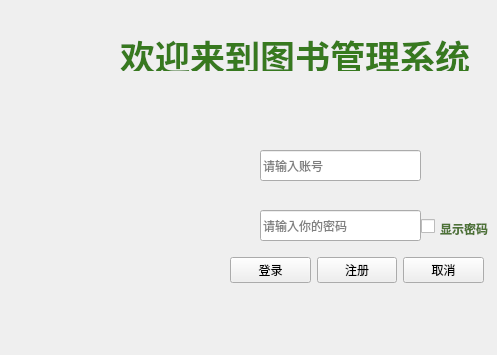
<?xml version="1.0" encoding="UTF-8"?>
<ui version="4.0">
 <class>Widget</class>
 <widget class="QWidget" name="Widget">
  <property name="geometry">
   <rect>
    <x>0</x>
    <y>0</y>
    <width>497</width>
    <height>355</height>
   </rect>
  </property>
  <property name="minimumSize">
   <size>
    <width>400</width>
    <height>300</height>
   </size>
  </property>
  <property name="maximumSize">
   <size>
    <width>10000</width>
    <height>10000</height>
   </size>
  </property>
  <property name="windowTitle">
   <string>Widget</string>
  </property>
  <property name="windowIcon">
   <iconset resource="res.qrc">
    <normaloff>:/Book.png</normaloff>:/Book.png</iconset>
  </property>
  <widget class="QLabel" name="label">
   <property name="geometry">
    <rect>
     <x>120</x>
     <y>30</y>
     <width>361</width>
     <height>41</height>
    </rect>
   </property>
   <property name="font">
    <font>
     <family>方正粗黑宋简体</family>
     <pointsize>16</pointsize>
    </font>
   </property>
   <property name="mouseTracking">
    <bool>true</bool>
   </property>
   <property name="styleSheet">
    <string notr="true">欢迎来到图书管理系统
rgb(255, 255, 255)
font: 16pt &quot;隶书&quot;;</string>
   </property>
   <property name="text">
    <string>&lt;html&gt;&lt;head/&gt;&lt;body&gt;&lt;p&gt;&lt;span style=&quot; font-size:26pt; font-weight:600; color:#37791f;&quot;&gt;欢迎来到图书管理系统&lt;/span&gt;&lt;/p&gt;&lt;/body&gt;&lt;/html&gt;</string>
   </property>
  </widget>
  <widget class="QWidget" name="layoutWidget">
   <property name="geometry">
    <rect>
     <x>230</x>
     <y>250</y>
     <width>254</width>
     <height>41</height>
    </rect>
   </property>
   <layout class="QHBoxLayout" name="horizontalLayout">
    <item>
     <widget class="QPushButton" name="bt_login">
      <property name="text">
       <string>登录</string>
      </property>
      <property name="icon">
       <iconset resource="res.qrc">
        <normaloff>:/login.png</normaloff>:/login.png</iconset>
      </property>
     </widget>
    </item>
    <item>
     <widget class="QPushButton" name="bt_signup">
      <property name="text">
       <string>注册</string>
      </property>
      <property name="icon">
       <iconset resource="res.qrc">
        <normaloff>:/zheceaaa.png</normaloff>:/zheceaaa.png</iconset>
      </property>
     </widget>
    </item>
    <item>
     <widget class="QPushButton" name="bt_cancel">
      <property name="text">
       <string>取消</string>
      </property>
      <property name="icon">
       <iconset resource="res.qrc">
        <normaloff>:/canso.png</normaloff>:/canso.png</iconset>
      </property>
     </widget>
    </item>
   </layout>
  </widget>
  <widget class="QLineEdit" name="le_account">
   <property name="geometry">
    <rect>
     <x>260</x>
     <y>150</y>
     <width>161</width>
     <height>31</height>
    </rect>
   </property>
   <property name="placeholderText">
    <string>请输入账号</string>
   </property>
  </widget>
  <widget class="QLabel" name="lb_account">
   <property name="geometry">
    <rect>
     <x>120</x>
     <y>167</y>
     <width>32</width>
     <height>16</height>
    </rect>
   </property>
   <property name="font">
    <font>
     <family>幼圆</family>
     <pointsize>12</pointsize>
    </font>
   </property>
   <property name="text">
    <string/>
   </property>
   <property name="pixmap">
    <pixmap resource="res.qrc">:/name.png</pixmap>
   </property>
  </widget>
  <widget class="QLabel" name="label_3">
   <property name="geometry">
    <rect>
     <x>10</x>
     <y>290</y>
     <width>471</width>
     <height>21</height>
    </rect>
   </property>
   <property name="text">
    <string/>
   </property>
   <property name="pixmap">
    <pixmap resource="res.qrc">:/2222.png</pixmap>
   </property>
   <property name="scaledContents">
    <bool>true</bool>
   </property>
  </widget>
  <widget class="QLabel" name="label_5">
   <property name="geometry">
    <rect>
     <x>220</x>
     <y>150</y>
     <width>31</width>
     <height>31</height>
    </rect>
   </property>
   <property name="text">
    <string/>
   </property>
   <property name="pixmap">
    <pixmap resource="res.qrc">:/wo1.png</pixmap>
   </property>
   <property name="scaledContents">
    <bool>true</bool>
   </property>
  </widget>
  <widget class="QLabel" name="label_6">
   <property name="geometry">
    <rect>
     <x>220</x>
     <y>210</y>
     <width>36</width>
     <height>36</height>
    </rect>
   </property>
   <property name="text">
    <string/>
   </property>
   <property name="pixmap">
    <pixmap resource="res.qrc">:/wo2.png</pixmap>
   </property>
   <property name="scaledContents">
    <bool>true</bool>
   </property>
  </widget>
  <widget class="QLabel" name="label_2">
   <property name="geometry">
    <rect>
     <x>440</x>
     <y>220</y>
     <width>53</width>
     <height>16</height>
    </rect>
   </property>
   <property name="font">
    <font>
     <family>方正粗黑宋简体</family>
    </font>
   </property>
   <property name="text">
    <string>&lt;html&gt;&lt;head/&gt;&lt;body&gt;&lt;p&gt;&lt;span style=&quot; font-weight:600; color:#4d7236;&quot;&gt;显示密码 &lt;/span&gt;&lt;/p&gt;&lt;/body&gt;&lt;/html&gt;</string>
   </property>
  </widget>
  <widget class="QLineEdit" name="le_passwd">
   <property name="geometry">
    <rect>
     <x>260</x>
     <y>210</y>
     <width>161</width>
     <height>31</height>
    </rect>
   </property>
   <property name="placeholderText">
    <string>请输入你的密码</string>
   </property>
  </widget>
  <widget class="QCheckBox" name="checkBox">
   <property name="geometry">
    <rect>
     <x>421</x>
     <y>218</y>
     <width>16</width>
     <height>16</height>
    </rect>
   </property>
   <property name="toolTip">
    <string>&lt;html&gt;&lt;head/&gt;&lt;body&gt;&lt;p&gt;&lt;span style=&quot; color:#ffffff;&quot;&gt;显示密码&lt;/span&gt;&lt;/p&gt;&lt;/body&gt;&lt;/html&gt;</string>
   </property>
   <property name="text">
    <string/>
   </property>
   <property name="tristate">
    <bool>false</bool>
   </property>
  </widget>
  <widget class="QLabel" name="label_4">
   <property name="geometry">
    <rect>
     <x>30</x>
     <y>80</y>
     <width>161</width>
     <height>261</height>
    </rect>
   </property>
   <property name="text">
    <string/>
   </property>
   <property name="pixmap">
    <pixmap resource="res.qrc">:/wman.png</pixmap>
   </property>
   <property name="scaledContents">
    <bool>true</bool>
   </property>
  </widget>
  <widget class="QLabel" name="label_7">
   <property name="geometry">
    <rect>
     <x>-30</x>
     <y>-10</y>
     <width>561</width>
     <height>311</height>
    </rect>
   </property>
   <property name="text">
    <string/>
   </property>
   <property name="pixmap">
    <pixmap resource="res.qrc">:/yellow.jpg</pixmap>
   </property>
   <property name="scaledContents">
    <bool>true</bool>
   </property>
  </widget>
  <widget class="QLabel" name="label_8">
   <property name="geometry">
    <rect>
     <x>-10</x>
     <y>290</y>
     <width>511</width>
     <height>71</height>
    </rect>
   </property>
   <property name="text">
    <string/>
   </property>
   <property name="pixmap">
    <pixmap resource="res.qrc">:/tuhang.jpg</pixmap>
   </property>
  </widget>
  <widget class="QLabel" name="label_9">
   <property name="geometry">
    <rect>
     <x>50</x>
     <y>60</y>
     <width>471</width>
     <height>21</height>
    </rect>
   </property>
   <property name="text">
    <string/>
   </property>
   <property name="pixmap">
    <pixmap resource="res.qrc">:/2222.png</pixmap>
   </property>
   <property name="scaledContents">
    <bool>true</bool>
   </property>
  </widget>
  <widget class="QLabel" name="label_10">
   <property name="geometry">
    <rect>
     <x>10</x>
     <y>10</y>
     <width>91</width>
     <height>91</height>
    </rect>
   </property>
   <property name="text">
    <string/>
   </property>
   <property name="pixmap">
    <pixmap resource="res.qrc">:/xiaohui.png</pixmap>
   </property>
   <property name="scaledContents">
    <bool>true</bool>
   </property>
  </widget>
  <zorder>label_7</zorder>
  <zorder>label_9</zorder>
  <zorder>label_8</zorder>
  <zorder>label_3</zorder>
  <zorder>label</zorder>
  <zorder>layoutWidget</zorder>
  <zorder>le_account</zorder>
  <zorder>lb_account</zorder>
  <zorder>label_5</zorder>
  <zorder>label_6</zorder>
  <zorder>le_passwd</zorder>
  <zorder>label_4</zorder>
  <zorder>checkBox</zorder>
  <zorder>label_2</zorder>
  <zorder>label_10</zorder>
 </widget>
 <resources>
  <include location="res.qrc"/>
 </resources>
 <connections/>
</ui>
